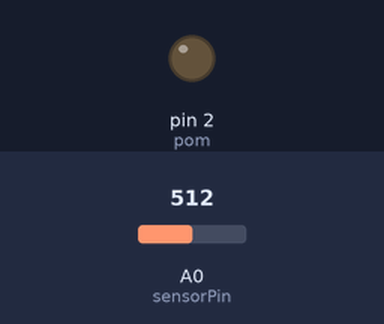
The sketch below on a simulated Arduino Uno, built with avr-gcc and run on an emulated ATmega328P. Parts: output pins drawn as LEDs (lit = HIGH). Inputs (shaded band) come from the test bench; at power-on: A0 (sensorPin) = 512.

Above: at 3.0 s.
At 10.2 s:
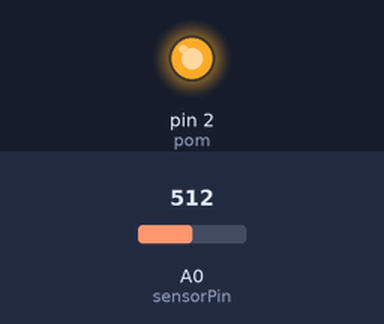
Timing chart, 0 to 20.9 s (numbered marks = the images above):
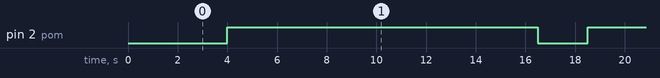

Measured:
- by itself, pin 2 (pom): alternates HIGH for 12.5 s and LOW for 2.0 s

The sketch:

kelembapan-tanah.ino
```cpp
int sensorPin = A0;  // pin sensor
int powerPin = 8;    // untuk pengganti VCC

#define pom 2

void setup() {
  pinMode (pom, OUTPUT);
  Serial.print("Nilai kelembaban: ");
  Serial.println(bacaSensor());
  // baca setiap 2 detik
  delay(2000);
}

void loop() {
  // Nyalain pom
  digitalWrite(pom, LOW);//NO=NYALA
  // delay 2 detik
  delay(2000);
  digitalWrite(pom, HIGH);
  // Kasi Delay 2 detik
  delay(10000);

  Serial.print("Nilai kelembaban: ");
  Serial.println(bacaSensor());
  // baca setiap 2 detik
  delay(2000);
  // hidupkan power
  digitalWrite(powerPin, HIGH);
  delay(500);
}


int bacaSensor() {
  // baca nilai analog dari sensor
  int nilaiSensor = analogRead(sensorPin);
  digitalWrite(powerPin, LOW);
  // makin lembab maka makin tinggi nilai outputnya
 return 1023 - nilaiSensor;
}
```
